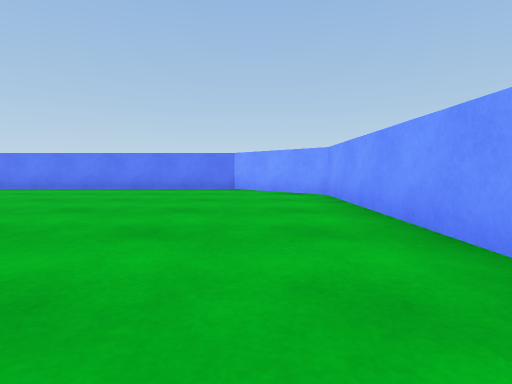
view 1 (above)

20 first-person views from a walk through a Unity game level. The camera is 0.51 m above the floor, tilts 4° down and sees 80° across. The floor is counted in squares, 1 m on a side. Each view is taken from the middle of a square. On the plan, view 1 faces up. The plan holds only what a view shows up to about 9 squares ahead; the rest is blank.

view 2
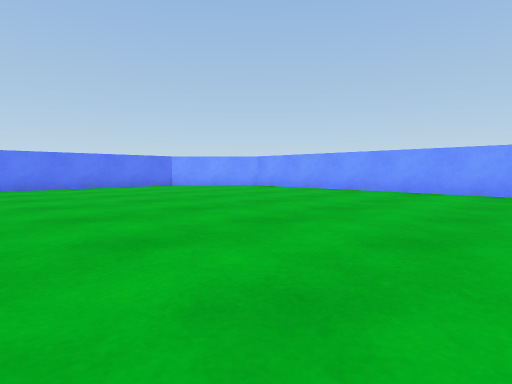

view 3
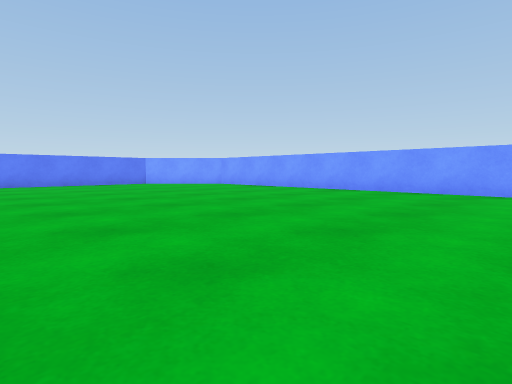

view 4
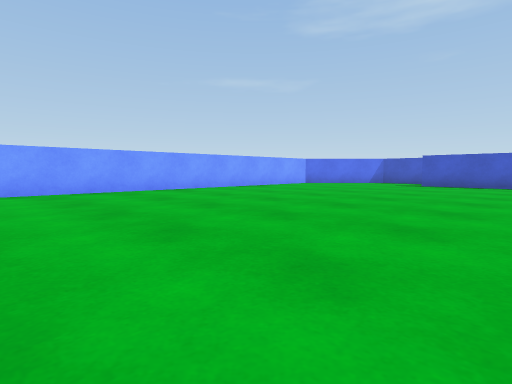

view 5
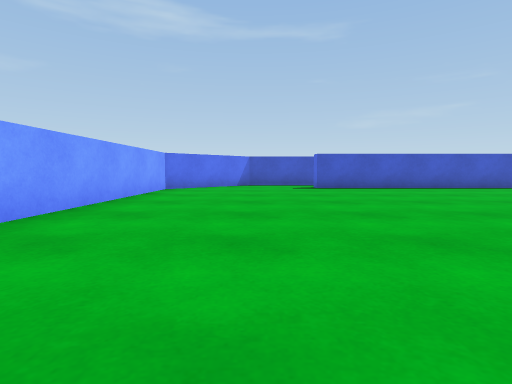

view 6
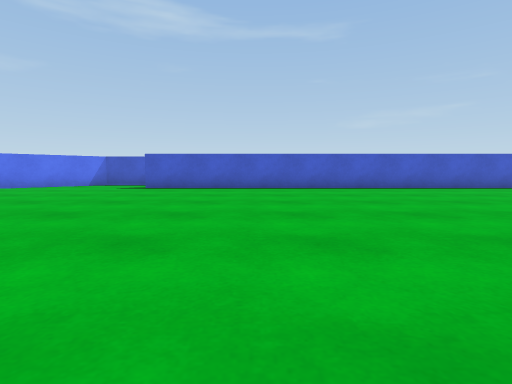

view 7
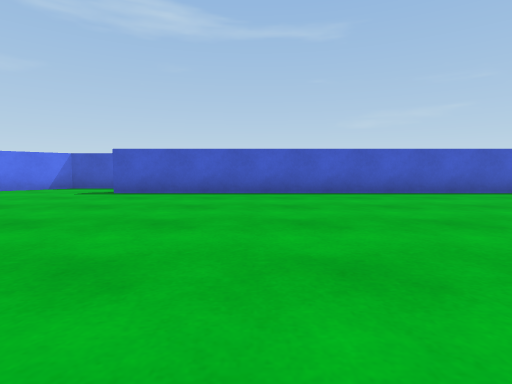

view 8
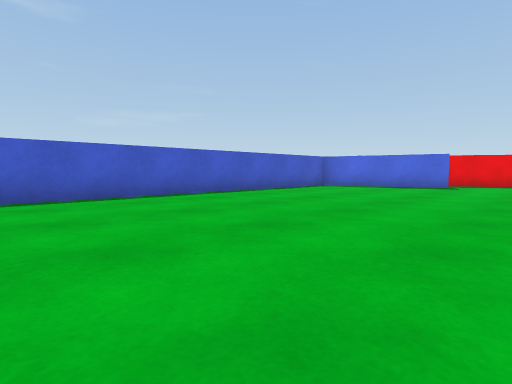

view 9
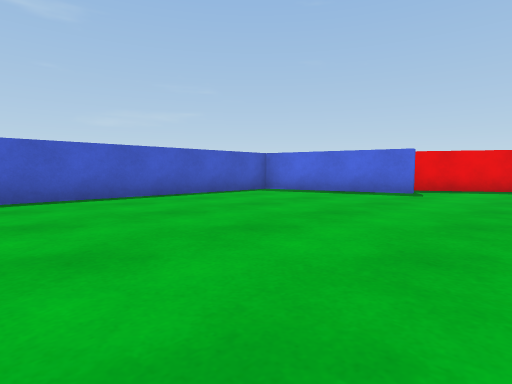

view 10
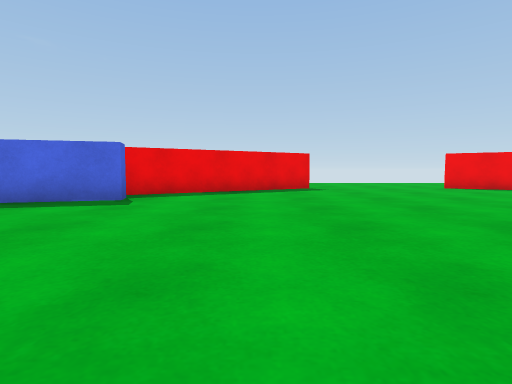

view 11
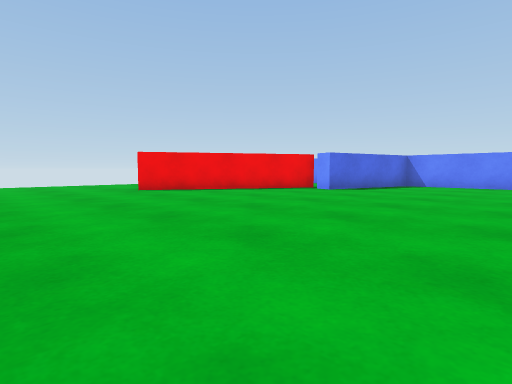

view 12
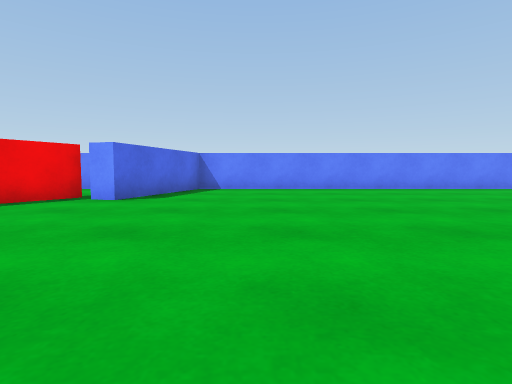

view 13
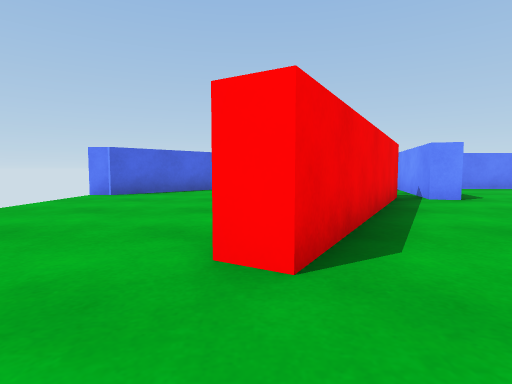

view 14
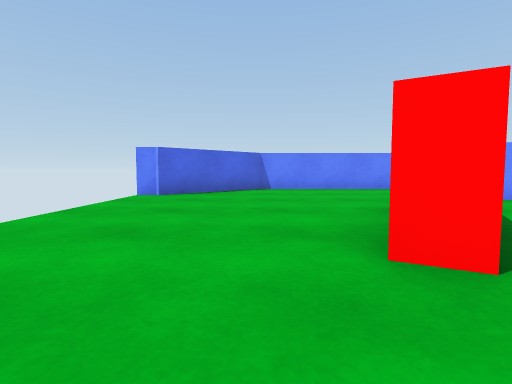

view 15
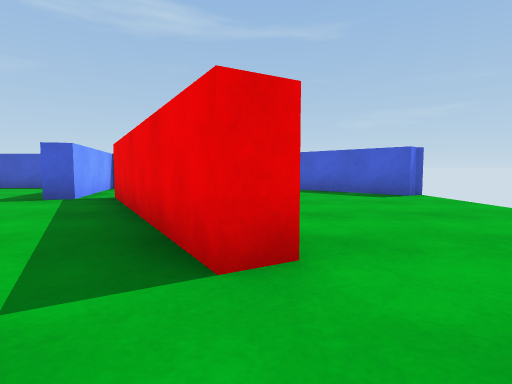

view 16
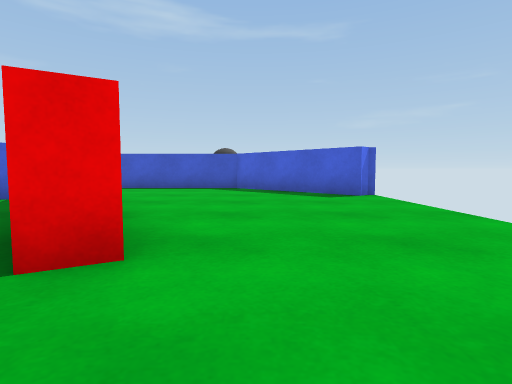

view 17
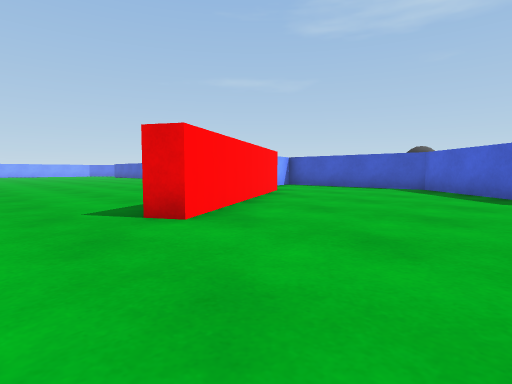

view 18
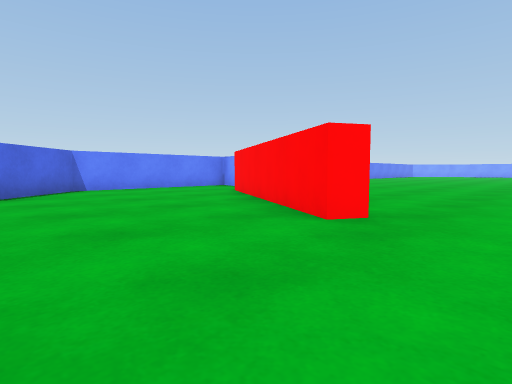

view 19
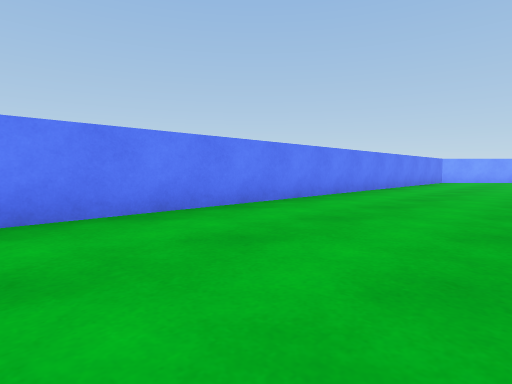

view 20
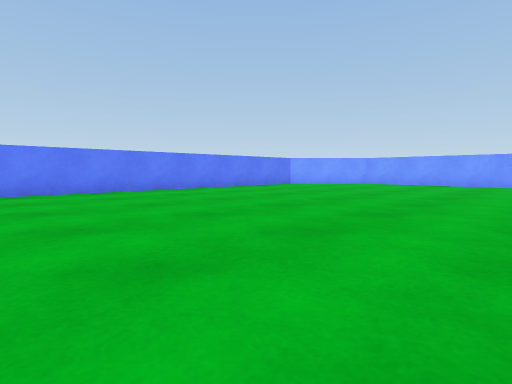

### Floor plan
Points are (right, up) in squares from view 1. A wall is a line through its corners. A room is listed if a view was taken in it or the views show most of it. See-through windows are left out.
Room 1 (views 1, 2, 3, 4, 5, 6, 7, 8, 9, 10, 11, 12, 13, 14, 15, 16, 17, 18, 19, 20)
walls: (-21.7, -7.1) (-24.3, -2.7) (-23.8, -2.5) (-21.3, -6.8); (-21.3, 5.9) (-23.8, 1.5) (-24.2, 1.7) (-21.7, 6); (-21.2, 8.5) (-24.9, 8.5) (-26.9, 6.4) (-27.6, 6.4); (-2, -11.7) (-0.8, -11.7) (1.5, -9.4) (1.5, 6.4) (-0.6, 8.5) (-19.6, 8.5) (-20.4, 5.3) (-20.9, 5.4) (-20.1, 8.3); (-27.2, -7.1) (-24.5, -9.9) (-19.8, -9.9) (-20.8, -6.5) (-20.3, -6.3) (-19.3, -9.9) (-2.8, -9.9)
ways out: gap at (-21, -7)
objects: other object (-24, -11)

Where each view was taken, in squares from view 1:
view 1: 0 up, 0 right, facing up
view 2: 1 down, 6 left, facing up-right
view 3: 3 down, 6 left, facing up-right
view 4: 1 up, 6 left, facing down-right
view 5: 1 down, 1 left, facing down
view 6: 1 down, 6 left, facing down
view 7: 3 down, 6 left, facing down
view 8: 4 down, 10 left, facing down-left
view 9: 4 down, 13 left, facing down-left
view 10: 4 down, 15 left, facing left
view 11: 2 down, 16 left, facing up-left
view 12: 0 up, 18 left, facing up
view 13: 0 up, 24 left, facing up
view 14: 0 up, 25 left, facing up
view 15: 1 down, 24 left, facing down
view 16: 1 down, 25 left, facing down
view 17: 1 down, 27 left, facing down-right
view 18: 0 up, 27 left, facing up-right
view 19: 5 up, 15 left, facing up-right
view 20: 1 up, 10 left, facing up-right
